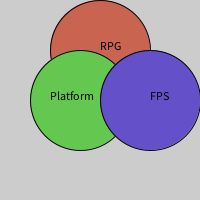
Frame 1 (no input)
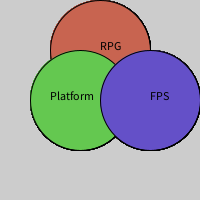
Frame 60 (the mouse pressed at the canvas centre just before this capture)
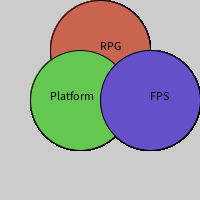
Frame 120 (the mouse held since frame 60 and released just before this capture)

The Processing sketch that drew these frames (run headless with seeded random() and noise(); from frame 60 on, the mouse is pressed at the canvas centre):

// Processing sketch: Diagram
// ── Diagram.pde
void setup(){
  size(200,200);
  
}
void draw(){
  fill(200,100,80);
  ellipse(100,50,100,100);
  fill(100,200,80);
  ellipse(80,100,100,100);
  fill(100,80,200);
  ellipse(150,100,100,100);
  fill(0,0,0);
  text("RPG",100,50);
  text("Platform",50,100);
  text("FPS",150,100);
  
  
  
}
